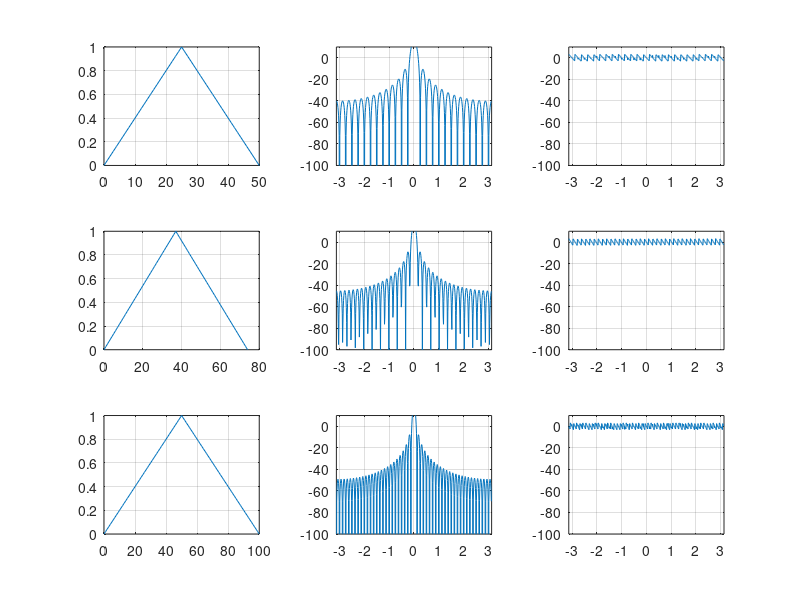

Write MATLAB code to recreate this figure.
N=51;
wn = bartlett(N);
Wejw = fft(wn,500);
Wp = fftshift(Wejw);
x1 = zeros(N,1);
for k = 1:N
    x1(k) = k-1;
end
subplot(3,3,1)
plot(x1,wn);
grid on;
x2 = zeros(500,1);
for k = 1:500
    x2(k) = -pi+2*pi*(k-1)/500;
   
end
subplot(3,3,2)
plot(x2,20*log10(abs(normalize(Wp))));
ylim([-100,10]);
xlim([-pi,pi]);
grid on;
subplot(3,3,3)
plot(x2,angle(Wp));
ylim([-100,10]);
xlim([-pi,pi]);
grid on;

N=75;
wn = bartlett(N);
Wejw = fft(wn,500);
Wp = fftshift(Wejw);
x1 = zeros(N,1);
for k = 1:N
    x1(k) = k-1;
end
subplot(3,3,4)
plot(x1,wn);
grid on;
x2 = zeros(500,1);
for k = 1:500
    x2(k) = -pi+2*pi*(k-1)/500;
   
end
subplot(3,3,5)
plot(x2,20*log10(abs(normalize(Wp))));
ylim([-100,10]);
xlim([-pi,pi]);
grid on;
subplot(3,3,6)
plot(x2,angle(Wp));
ylim([-100,10]);
xlim([-pi,pi]);
grid on;

N=101;
wn = bartlett(N);
Wejw = fft(wn,500);
Wp = fftshift(Wejw);
x1 = zeros(N,1);
for k = 1:N
    x1(k) = k-1;
end
subplot(3,3,7)
plot(x1,wn);
grid on;
x2 = zeros(500,1);
for k = 1:500
    x2(k) = -pi+2*pi*(k-1)/500;
   
end
subplot(3,3,8)
plot(x2,20*log10(abs(normalize(Wp))));
ylim([-100,10]);
xlim([-pi,pi]);
grid on;
subplot(3,3,9)
plot(x2,angle(Wp));
ylim([-100,10]);
xlim([-pi,pi]);
grid on;